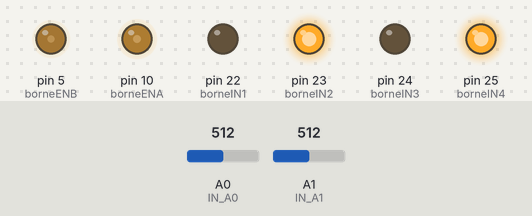
This sketch was run on a simulated Arduino Mega 2560, built with avr-gcc and run on an emulated ATmega2560. Parts: output pins drawn as LEDs (lit = HIGH). Inputs (shaded band) come from the test bench; at power-on: A0 (IN_A0) = 512, A1 (IN_A1) = 512.

Above: at 1.2 s.
1.3 s: A0 (IN_A0) set to 29
2.8 s: A0 (IN_A0) set to 23
At 3.2 s:
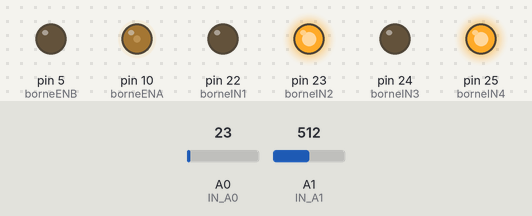
4.3 s: A0 (IN_A0) set to 70
At 5.5 s:
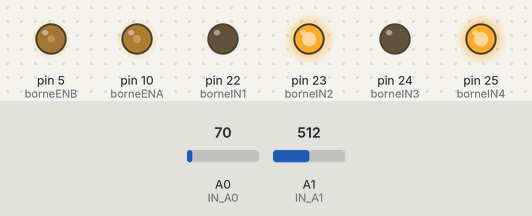
5.8 s: A1 (IN_A1) set to 29
7.3 s: A1 (IN_A1) set to 24
At 7.8 s:
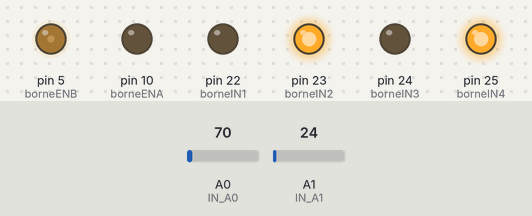
8.8 s: A1 (IN_A1) set to 70
At 10.2 s:
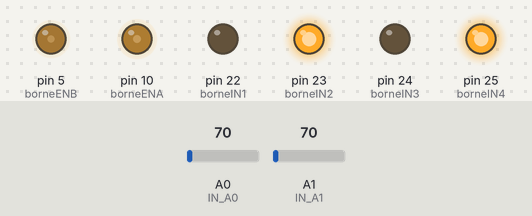
Timing chart, 0 to 11.3 s (numbered marks = the images above; inputs shaded):
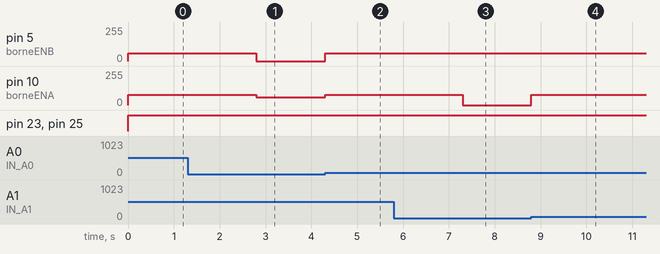

Measured:
- the behaviour switches between 27 and 26 on A0 (IN_A0) (found by bisection; images 0 and 1)
- the behaviour switches between 27 and 26 on A1 (IN_A1) (found by bisection; images 2 and 3)
- after the input at 1.3 s, every drawn part: stays the same
- after the input at 2.8 s, pin 5 (borneENB): 60/255 → 0/255 at once; pin 10 (borneENA): 78/255 → 60/255 at once
- after the input at 4.3 s, pin 5 (borneENB): 0/255 → 60/255 at once; pin 10 (borneENA): 60/255 → 78/255 at once
- after the input at 5.8 s, every drawn part: stays the same
- after the input at 7.3 s, pin 10 (borneENA): 78/255 → 0/255 at once
- after the input at 8.8 s, pin 10 (borneENA): 0/255 → 78/255 at once

The sketch:

V2.1.ino
```cpp
//MOTEUR
#include <Wire.h>


#define borneENA        10      // On associe la borne "ENA" du L298N à la pin D10 de l'Arduino (PWM possible sur cette broche)
#define borneIN1        22       // On associe la borne "IN1" du L298N à la pin D9 de l'Arduino
#define borneIN2        23       // On associe la borne "IN2" du L298N à la pin D8 de l'Arduino
#define borneIN3        24       // On associe la borne "IN3" du L298N à la pin D7 de l'Arduino
#define borneIN4        25       // On associe la borne "IN4" du L298N à la pin D6 de l'Arduino
#define borneENB        5       // On associe la borne "ENB" du L298N à la pin D5 de l'Arduino (PWM possible sur cette broche)

// Capteur ultra son
int trig = 52;
int echo = 53;
long lecture_echo;
long cm;

//*************************//
// Constantes du programme //
//*************************//

#define delaiChangementVitesse     20       // Défini un petit délai, exprimé en millisecondes, avant tout autre changement de vitesse
#define vitesseMinimale            60       // Rapport cylique minimal du signal PWM, pour faire tourner le moteur au minimum de sa vitesse (en pratique, on évitera de trop approcher la valeur  0)
#define vitesseMaximale            60        // Rapport cylique maximal du signal PWM, pour faire tourner le moteur au maximum de sa vitesse

//MOTEUR

const char MARCHE_AVANT   = 'V';            // Défini une constante pour la "marche avant" (peu importe la valeur)
const char MARCHE_ARRIERE = 'R';            // Défini une constante pour la "marche arrière" (peu importe la valeur)

//SUIVI DE LIGNE

const int IN_A0 = A0; // Entrée analogue A0
const int IN_A1 = A1; // Entrée analogue A1

bool blancdroit, blancgauche;

int vitesse; // Spécifie la vitesse de rotation du moteur, entre son minimum (0) et son maximum (255) <= signal PWM

void setup() {

//MOTEUR

  pinMode(borneENA, OUTPUT);
  pinMode(borneIN1, OUTPUT);
  pinMode(borneIN2, OUTPUT);
  pinMode(borneIN3, OUTPUT);
  pinMode(borneIN4, OUTPUT);
  pinMode(borneENB, OUTPUT);

  //SUIVI DE LIGNE

  Serial.begin(9600);
  pinMode (IN_A0, INPUT);
  pinMode (IN_A1, INPUT);

  //CAPTEUR ULTRASON
  pinMode(trig, OUTPUT);
  digitalWrite(trig, LOW);
  pinMode(echo, INPUT);
}
//differente loop
void avant() {
// On configure le sens de rotation du moteur branché sur le pont A en "marche avant"
configurerSensDeRotationPontA(MARCHE_AVANT);
// On démarre le moteur raccordé au pont A à la vitesse maximale
changeVitesseMoteurPontA(vitesseMaximale*1.3);
// On configure le sens de rotation du moteur branché sur le pont B en "marche avant"
configurerSensDeRotationPontB(MARCHE_AVANT);
// On démarre le moteur raccordé au pont B à la vitesse maximale
changeVitesseMoteurPontB(vitesseMaximale);
}


void tournerdroite() {
// On configure le sens de rotation du moteur branché sur le pont A en "marche avant"
configurerSensDeRotationPontA(MARCHE_AVANT);
// On démarre le moteur raccordé au pont A à la vitesse maximale
changeVitesseMoteurPontA(0);
// On configure le sens de rotation du moteur branché sur le pont B en "marche avant"
configurerSensDeRotationPontB(MARCHE_AVANT);
// On démarre le moteur raccordé au pont B à la vitesse maximale
changeVitesseMoteurPontB(vitesseMaximale);
}


void tournergauche() {
// On configure le sens de rotation du moteur branché sur le pont A en "marche avant"
configurerSensDeRotationPontA(MARCHE_AVANT);
// On démarre le moteur raccordé au pont A à la vitesse maximale
changeVitesseMoteurPontA(vitesseMaximale);
// On configure le sens de rotation du moteur branché sur le pont B en "marche avant"
configurerSensDeRotationPontB(MARCHE_AVANT);
// On démarre le moteur raccordé au pont B à la vitesse maximale
changeVitesseMoteurPontB(0);
}

void arretermouvement() {
configurerSensDeRotationPontA(MARCHE_AVANT);
changeVitesseMoteurPontA(0);
configurerSensDeRotationPontB(MARCHE_AVANT);
changeVitesseMoteurPontB(0);
}

void configurerSensDeRotationPontA(char sensDeRotation) {

  if(sensDeRotation == MARCHE_ARRIERE) {
    // Configuration du L298N en "marche avant", pour le moteur connecté au pont A. Selon sa table de vérité, il faut que :
    digitalWrite(borneIN1, HIGH);                 // L'entrée IN1 doit être au niveau haut
    digitalWrite(borneIN2, LOW);                  // L'entrée IN2 doit être au niveau bas
  }
  if(sensDeRotation == MARCHE_AVANT) {
    // Configuration du L298N en "marche arrière", pour le moteur câblé sur le pont A. Selon sa table de vérité, il faut que :
    digitalWrite(borneIN1, LOW);                  // L'entrée IN1 doit être au niveau bas
    digitalWrite(borneIN2, HIGH);                 // L'entrée IN2 doit être au niveau haut
  }
}


void changeVitesseMoteurPontA(int nouvelleVitesse) {
  // Génère un signal PWM permanent, de rapport cyclique égal à "nouvelleVitesse" (valeur comprise entre 0 et 255)
  analogWrite(borneENA, nouvelleVitesse);
}


void configurerSensDeRotationPontB(char sensDeRotation) {
  if(sensDeRotation == MARCHE_ARRIERE) {
    digitalWrite(borneIN3, HIGH);
    digitalWrite(borneIN4, LOW);
  }
  if(sensDeRotation == MARCHE_AVANT) {
    digitalWrite(borneIN3, LOW);
    digitalWrite(borneIN4, HIGH);
  }
}


void changeVitesseMoteurPontB(int nouvelleVitesse) {
  // Génère un signal PWM permanent, de rapport cyclique égal à "nouvelleVitesse" (valeur comprise entre 0 et 255)
  analogWrite(borneENB, nouvelleVitesse);
}

void loop() {
int value_A0 = analogRead(IN_A0);
int value_A1 = analogRead(IN_A1);

  if (value_A0 < 27){
    blancgauche = 1;
  }
    else {
    blancgauche = 0 ;
  }

  if (value_A1 < 27){
    blancdroit = 1;
  }
    else {
    blancdroit = 0 ;
  }

if (blancgauche == 1 && blancdroit == 1){
  avant();
}

if (blancgauche == 0 && blancdroit == 1){
  tournerdroite();
}

if (blancgauche == 1 && blancdroit == 0){
  tournergauche();
}
if (blancgauche == 0 && blancdroit == 0) {
  avant();
}
}
```
